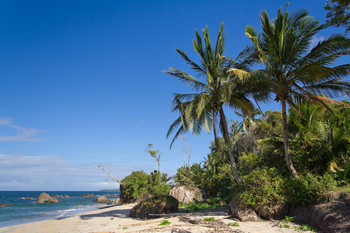
#> input picture Tarea/carp6/beach.png, 350 x 233 px
$ python 9.py
#> lines starting #> are read from the running program, lines starting #| are printed output that depends on the picture

import argparse
import cv2

image = cv2.imread('beach.png')
#> image is the input picture: shape (233, 350, 3); mean B, G, R 136, 110.4, 78.6

(B, G, R) = cv2.split(image)
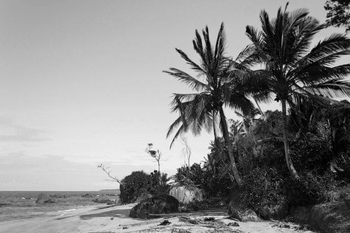
#> B: shape (233, 350); min 0, max 252, mean 136
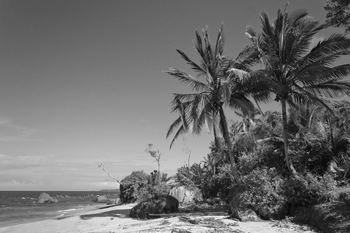
#> G: shape (233, 350); min 4, max 251, mean 110.4
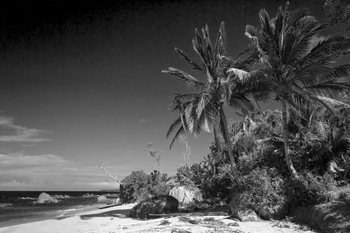
#> R: shape (233, 350); min 0, max 255, mean 78.6

# Show each channel individually
cv2.imshow("Red", R)
cv2.imshow("Green", G)
cv2.imshow("Blue", B)
cv2.waitKey(0)

# Merge the image back together again
merged = cv2.merge([B, G, R])
cv2.imshow("Merged", merged)
cv2.waitKey(0)
cv2.destroyAllWindows()

# Now, let's visualize each channel in color
#> (the run stopped early here; a loop or call above may not have finished)
